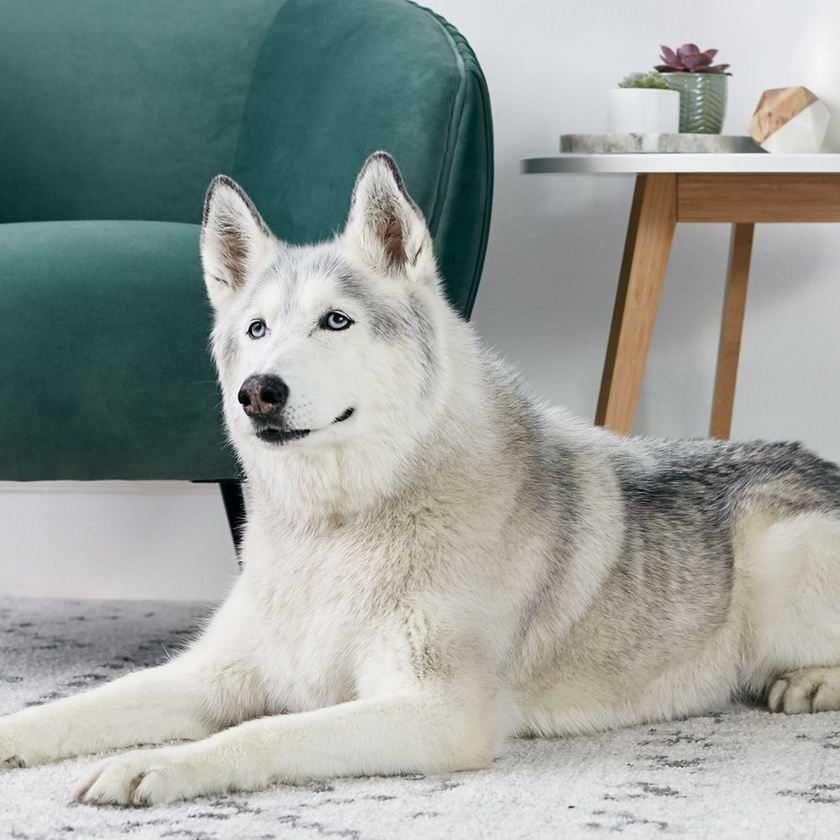
#> input picture OpenCV/Photos/4.jpg, 840 x 840 px, shrunk from 1000 x 1000 before the run
$ python contours.py
#> lines starting #> are read from the running program, lines starting #| are printed output that depends on the picture; after the words box and inside, x2 and y2 are one past the last pixel; in counts of white or black regions, pixels touching at a corner belong together
import cv2 as cv

img = cv.imread('Photos/4.jpg')
#> img is the input picture: shape (840, 840, 3); mean B, G, R 154.8, 159.5, 153.1

cv.imshow("4",img)

gray = cv.cvtColor(img, cv.COLOR_BGR2GRAY)
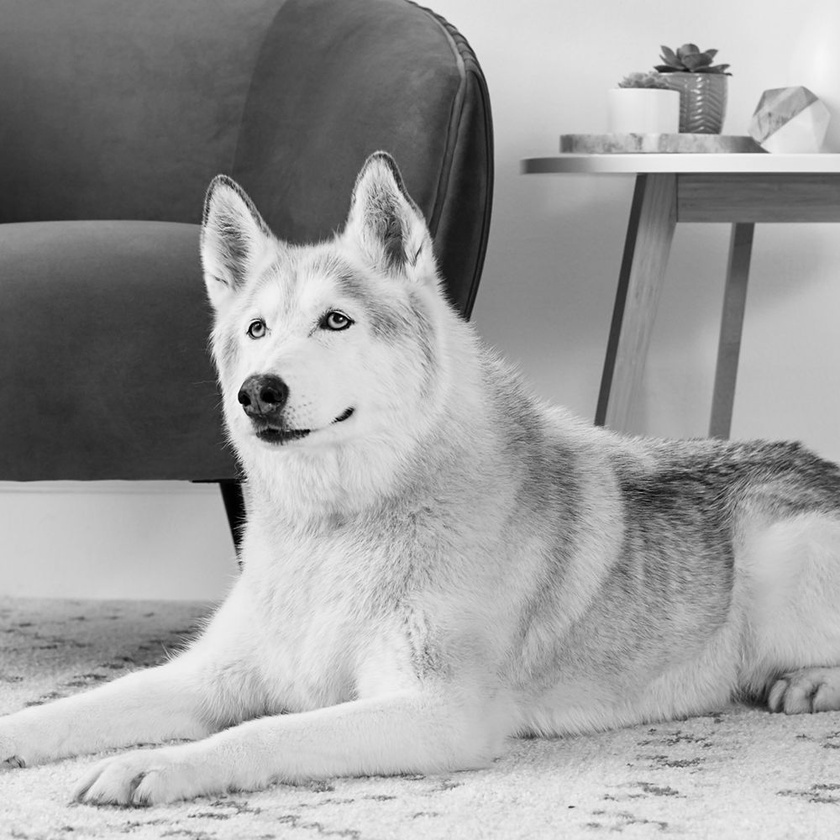
#> gray: shape (840, 840); min 0, max 254, mean 157.1
cv.imshow('Gray',gray)

canny = cv.Canny(img, 125, 175)
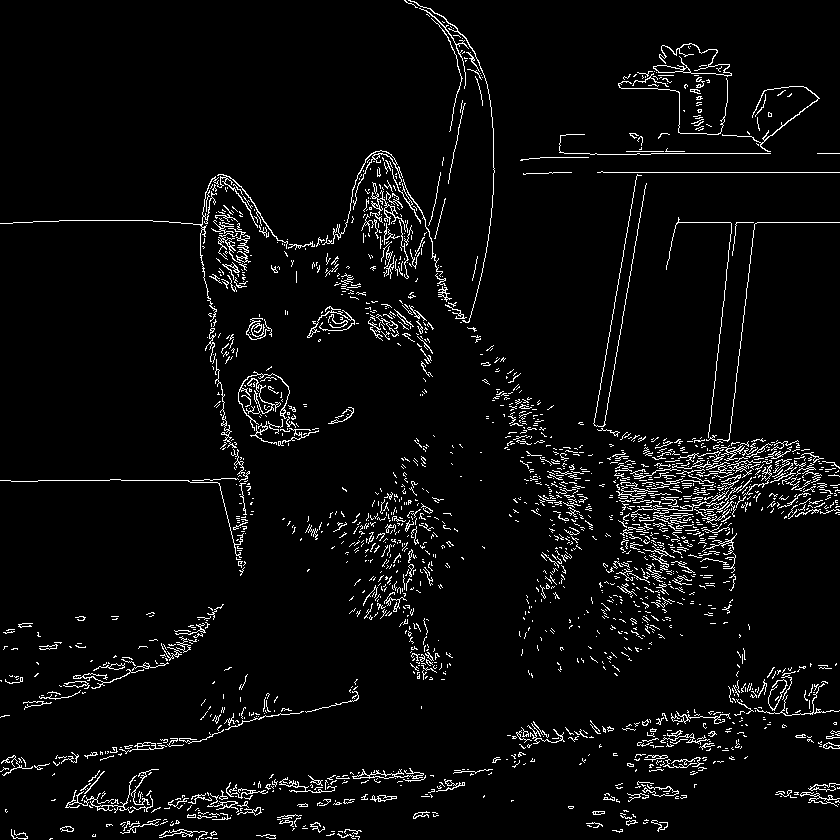
#> canny: shape (840, 840); 4.5% white in thin lines or dots
cv.imshow('Canny Edges', canny)

contours, hierarchies = cv.findContours(canny, cv.RETR_LIST, cv.CHAIN_APPROX_NONE)
#> contours = 2314 contours, 2222 with area under 20; largest, box (x1, y1, x2, y2) and area: (653, 43, 732, 77) 228, (322, 150, 403, 245) 182, (352, 768, 424, 779) 158, (653, 65, 684, 73) 139, (0, 174, 288, 322) 138

cv.waitKey(0)

$ run again, with OpenCV/Photos/10.jpg copied over OpenCV/Photos/4.jpg
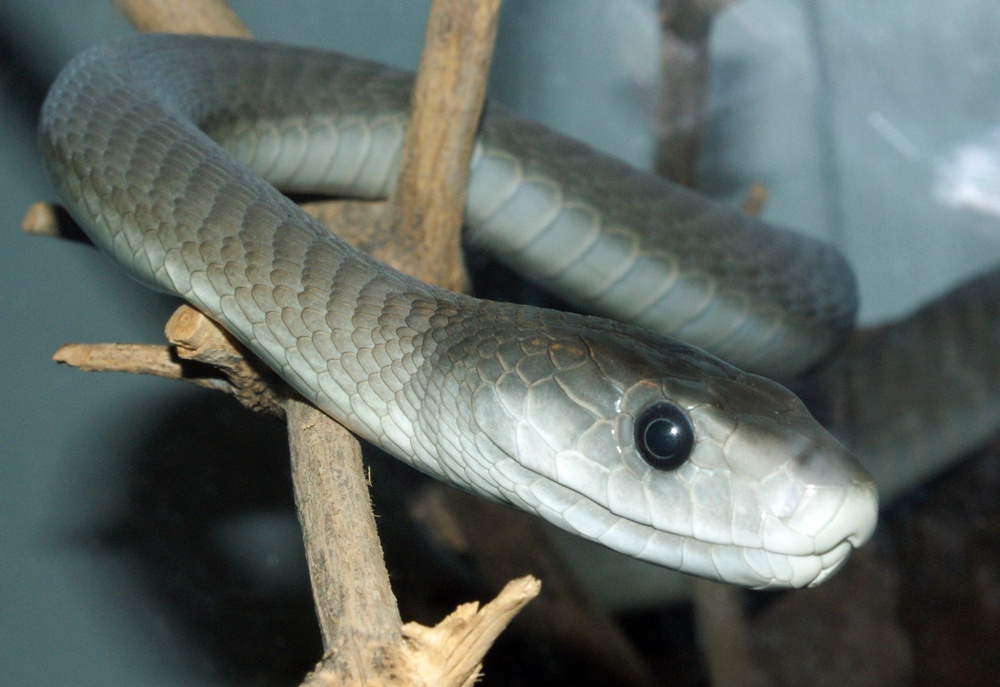
#> input picture OpenCV/Photos/10.jpg, 1000 x 687 px, shrunk from 2475 x 1701 before the run
#> img is the input picture: shape (687, 1000, 3); mean B, G, R 100.5, 105.3, 96.4
#> `gray = cv.cvtColor(img, cv.COLOR_BGR2GRAY)`:
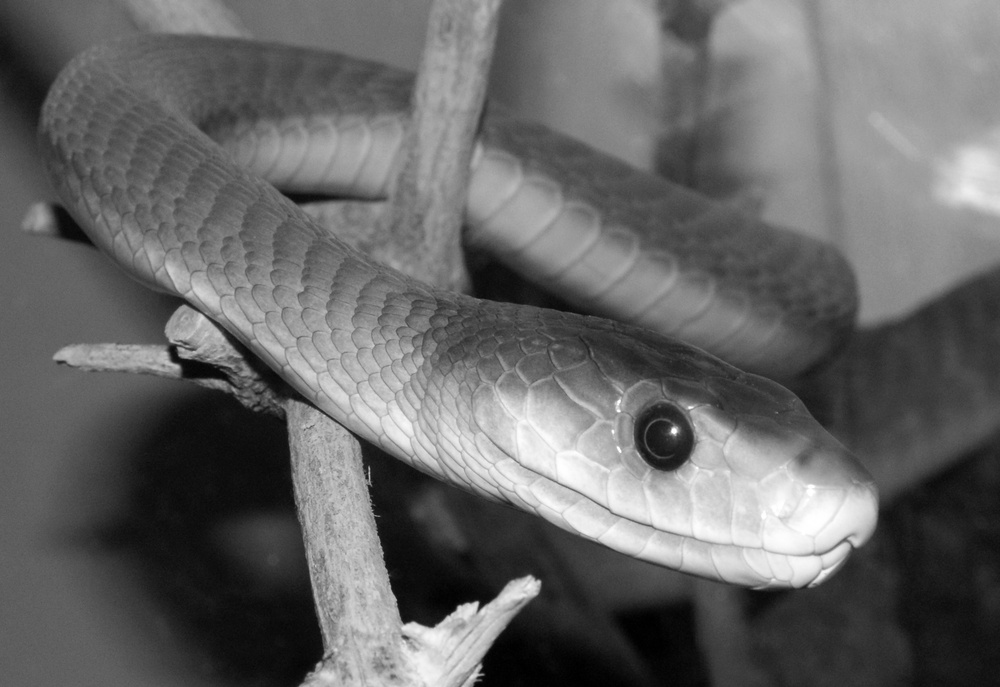
#> gray: shape (687, 1000); min 0, max 255, mean 102.1
#> `canny = cv.Canny(img, 125, 175)`:
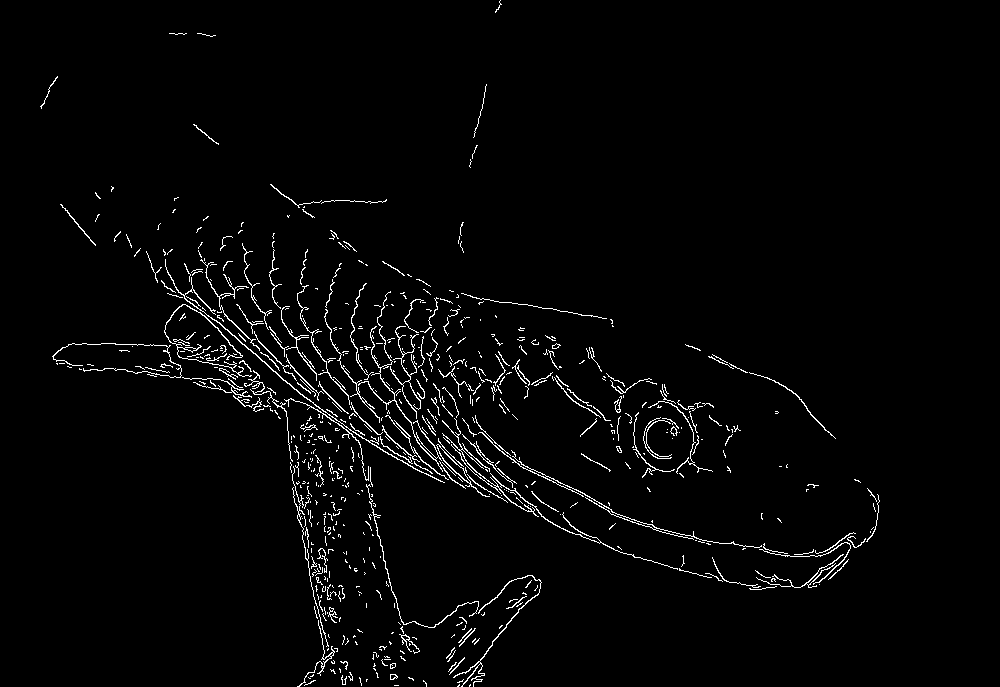
#> canny: shape (687, 1000); 2.3% white in thin lines or dots, all inside (x1, y1, x2, y2) = (40, 0, 880, 687)
#> contours = 651 contours, 598 with area under 20; largest, box (x1, y1, x2, y2) and area: (436, 444, 490, 497) 287, (478, 432, 762, 548) 256, (436, 444, 471, 484) 234, (165, 259, 445, 483) 198, (358, 291, 443, 472) 190

$ run again, with OpenCV/Photos/2.jpg copied over OpenCV/Photos/4.jpg
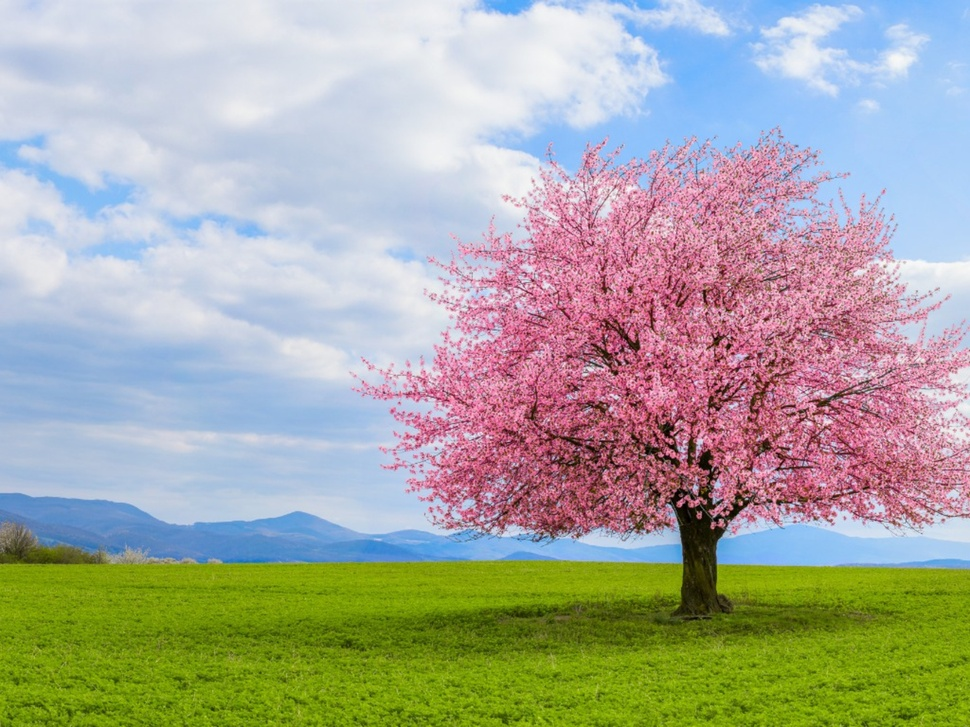
#> input picture OpenCV/Photos/2.jpg, 970 x 727 px, shrunk from 1600 x 1200 before the run
#> img is the input picture: shape (727, 970, 3); mean B, G, R 159, 169.3, 168.1
#> `gray = cv.cvtColor(img, cv.COLOR_BGR2GRAY)`:
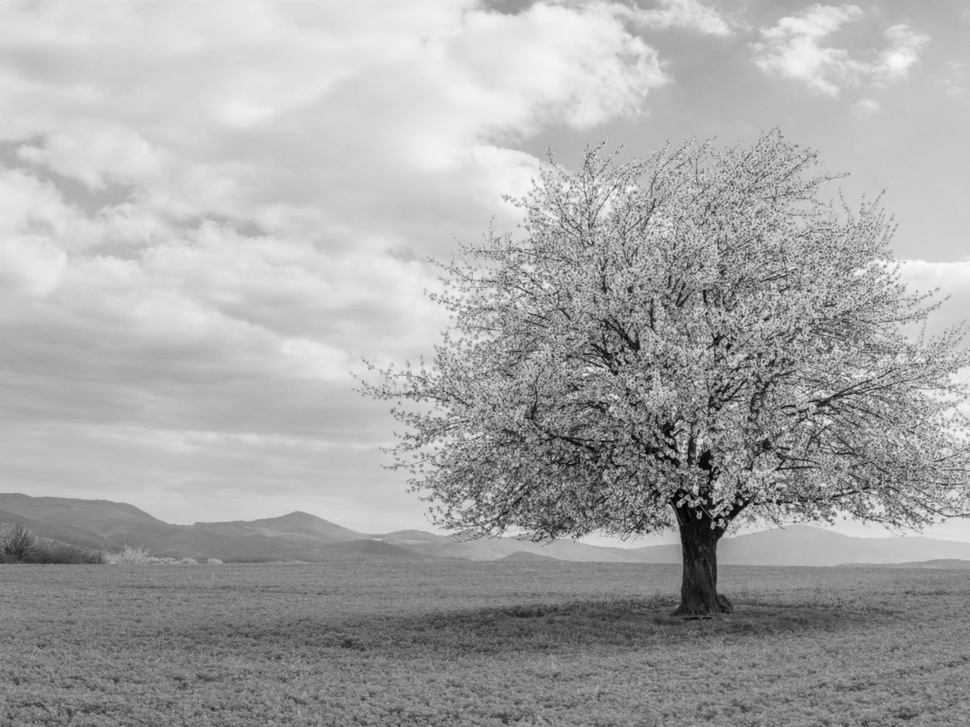
#> gray: shape (727, 970); min 0, max 249, mean 167.8
#> `canny = cv.Canny(img, 125, 175)`:
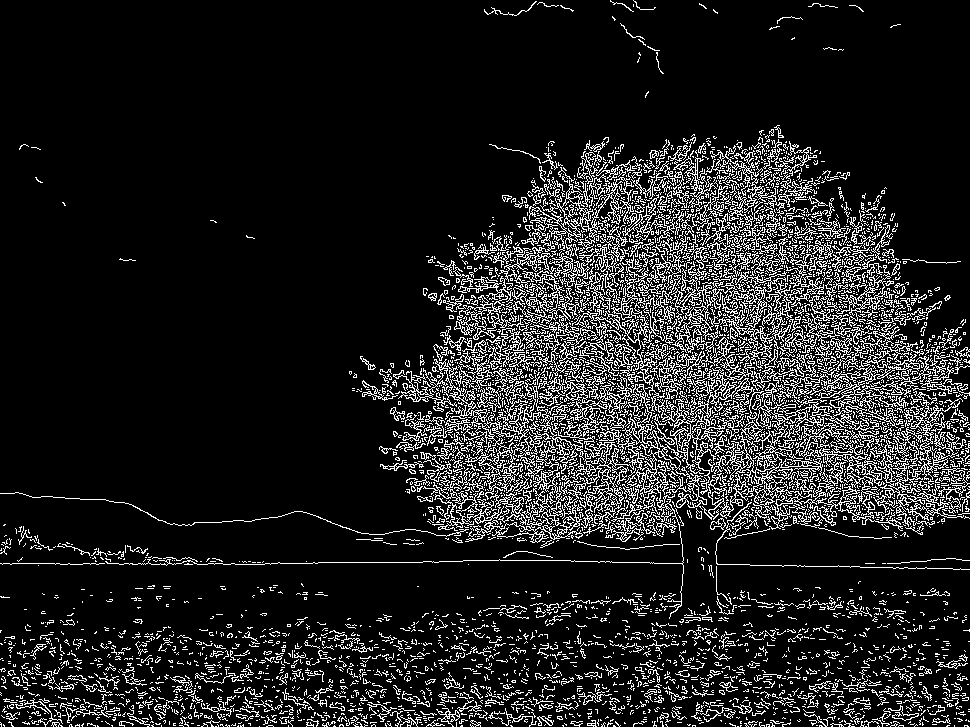
#> canny: shape (727, 970); 12.8% white in thin lines or dots
#> contours = 6957 contours, 6492 with area under 20; largest, box (x1, y1, x2, y2) and area: (105, 252, 970, 619) 18744, (771, 338, 938, 440) 2343, (577, 389, 639, 469) 1827, (393, 359, 540, 500) 1800, (705, 276, 772, 332) 1690

$ run again, with OpenCV/Photos/3.jpg copied over OpenCV/Photos/4.jpg
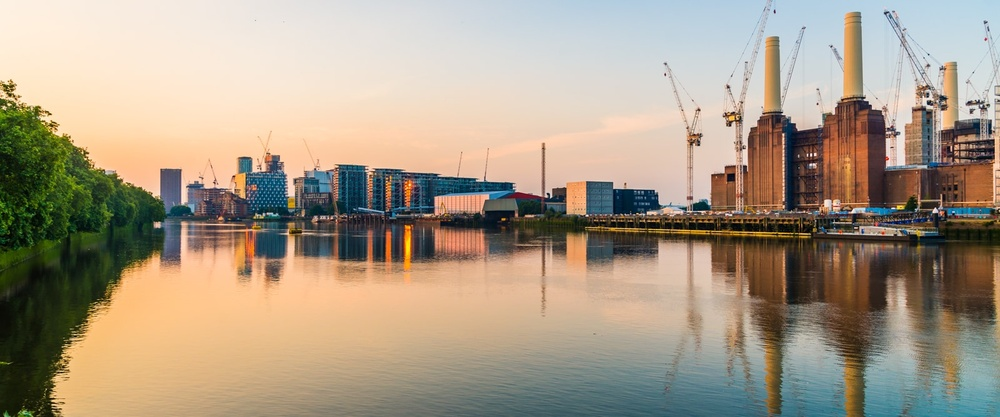
#> input picture OpenCV/Photos/3.jpg, 1000 x 417 px, shrunk from 1600 x 667 before the run
#> img is the input picture: shape (417, 1000, 3); mean B, G, R 134.7, 153.9, 168
#> `gray = cv.cvtColor(img, cv.COLOR_BGR2GRAY)`:
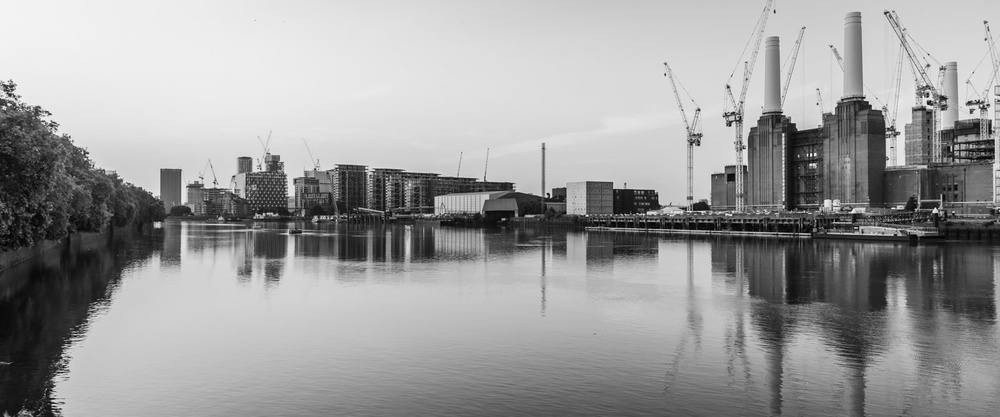
#> gray: shape (417, 1000); min 0, max 247, mean 155.9
#> `canny = cv.Canny(img, 125, 175)`:
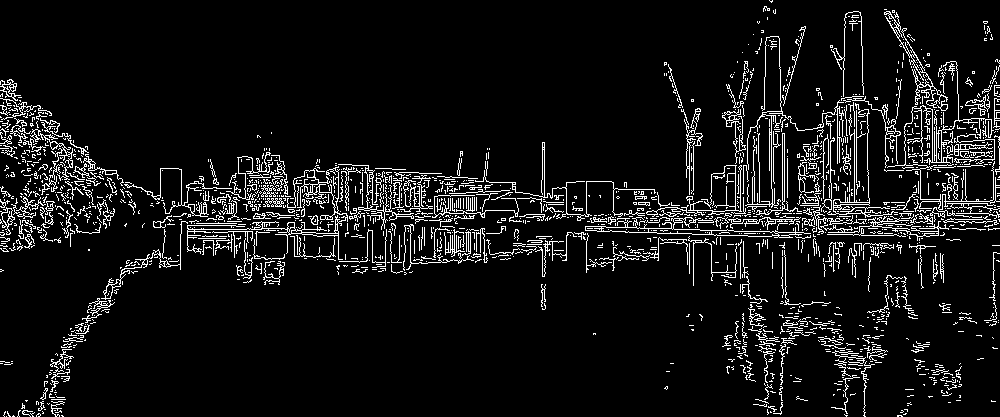
#> canny: shape (417, 1000); 7.7% white in thin lines or dots
#> contours = 2135 contours, 1999 with area under 20; largest, box (x1, y1, x2, y2) and area: (585, 217, 811, 238) 1037, (187, 166, 348, 260) 534, (884, 11, 948, 108) 467, (711, 229, 779, 237) 300, (887, 61, 1000, 210) 281
